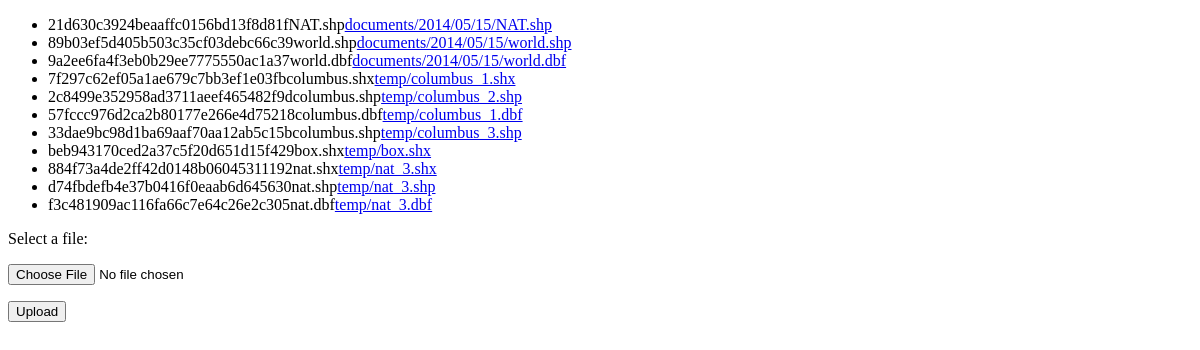
The page /myapp/list/ on the database as committed earlier.
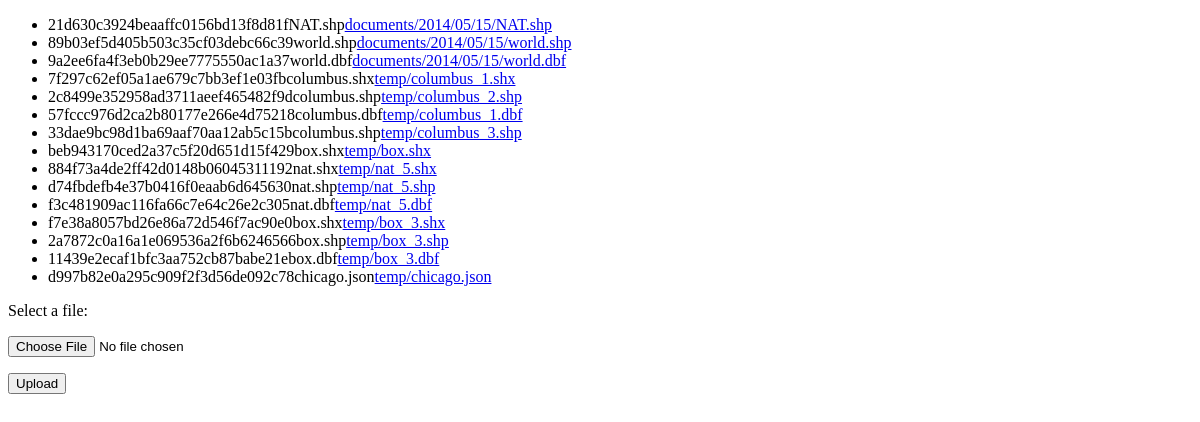
The same page on the database as committed later.
### myproject/myapp/models.py (models this page shows)
class Document(models.Model):
    uuid = models.CharField(max_length=64, unique=True, db_index=True, primary_key=True)
    userid = models.CharField(max_length=80)
    filename = models.CharField(max_length=255)
    docfile = models.FileField(upload_to='temp')

### myproject/myapp/views.py (the view)
def list(request):
    if request.method == 'POST' and request.session.get('userid', False):
        form = DocumentForm(request.POST, request.FILES)
        if form.is_valid():
            docfile = request.FILES['docfile']
            shpfilename = str(docfile)
            userid = 'test1'
            shpuuid =  md5(userid+shpfilename).hexdigest()
            newdoc = Document(uuid = shpuuid, userid = userid,filename=shpfilename, docfile = docfile)
            newdoc.save()
            return HttpResponseRedirect(reverse('myproject.myapp.views.list'))
    else:
        form = DocumentForm() # A empty, unbound form
    documents = Document.objects.all()
    return render_to_response(
        'myapp/list.html',
        {'documents': documents, 'form': form},
        context_instance=RequestContext(request)
    )

### myproject/myapp/forms.py
class DocumentForm(forms.Form):
    docfile = forms.FileField(
        label='Select a file'
    )

### myproject/myapp/templates/myapp/list.html (shortened to what this page needs)
<!DOCTYPE html>
<html>
	<head>
	</head>
	<body>
		{% if documents %}
			<ul>
			{% for document in documents %}
				<li>{{document.uuid }}{{document.filename}}<a href="{{ document.docfile.url }}">{{ document.docfile.name }}</a></li>
			{% endfor %}
			</ul>
		{% else %}
			<p>No documents.</p>
		{% endif %}
		<form action="{% url "list" %}" method="post" enctype="multipart/form-data">
			<p>{{ form.docfile.label_tag }} {{ form.docfile.help_text }}</p>
			<p>
				{{ form.docfile }}
			</p>
			<p><input type="submit" value="Upload" /></p>
		</form>
	</body>
</html>

Rows that differ between the two databases and show on the page:
changed Document "884f73a4de2ff42d0148b06045311192": docfile.name "temp/nat_3.shx" → "temp/nat_5.shx"
changed Document "d74fbdefb4e37b0416f0eaab6d645630": docfile.name "temp/nat_3.shp" → "temp/nat_5.shp"
changed Document "f3c481909ac116fa66c7e64c26e2c305": docfile.name "temp/nat_3.dbf" → "temp/nat_5.dbf"
added Document: uuid "f7e38a8057bd26e86a72d546f7ac90e0", filename "box.shx", docfile.name "temp/box_3.shx"
added Document: uuid "2a7872c0a16a1e069536a2f6b6246566", filename "box.shp", docfile.name "temp/box_3.shp"
added Document: uuid "11439e2ecaf1bfc3aa752cb87babe21e", filename "box.dbf", docfile.name "temp/box_3.dbf"
added Document: uuid "d997b82e0a295c909f2f3d56de092c78", filename "chicago.json", docfile.name "temp/chicago.json"
